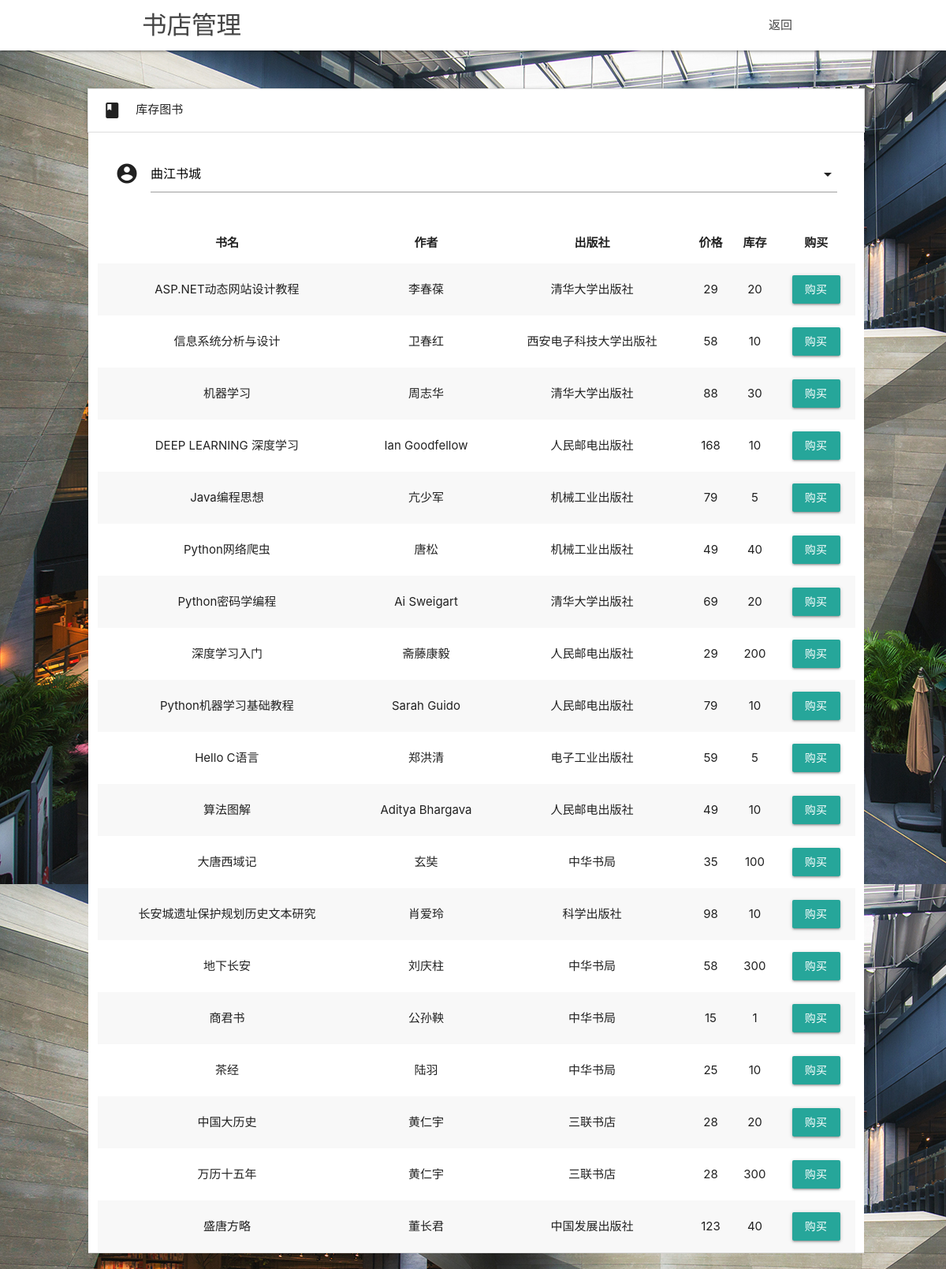
Before: /supplier/ with the older database file.
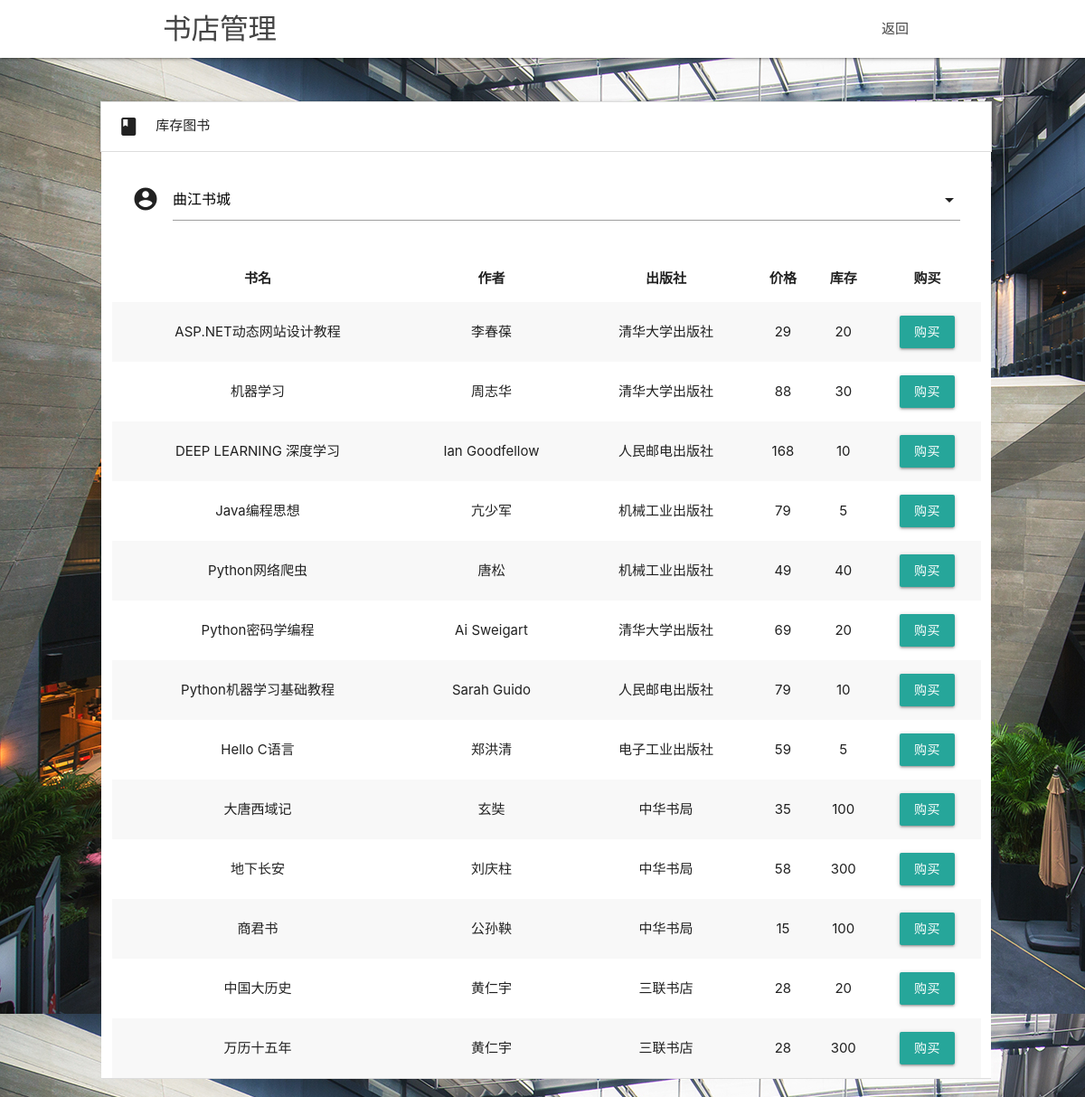
After: the same page with the newer database file.
### book/models.py (models this page shows, shortened)
class Book(models.Model):
	book_name = models.CharField(primary_key=True, max_length=30, verbose_name="书名")
	publisher = models.CharField(max_length=30, verbose_name="出版社")
	writer = models.CharField(max_length=50, verbose_name="作者")
	price = models.IntegerField(verbose_name="价格")
	number = models.IntegerField(verbose_name="数量")
	book_stack = models.ForeignKey(BookStack, verbose_name="书库", on_delete=models.CASCADE, null=True, default=None)
	class Meta:
		app_label = "book"
		verbose_name = "书"
		verbose_name_plural = verbose_name

### user/views.py (the view, shortened to what this page needs)
# urls.py: path('supplier/', SupplierView.as_view()),
class SupplierView(View):
	def get(self, request):
		books = Book.objects.filter(book_stack__stack_name='中国卖书有限公司书库')
		return adminBookStore(request, books)

### user/views.py (called while the page is built)
def adminBookStore(request, books):
	return render(request, 'supplier.html', {'books': books})

### templates/supplier.html (shortened to what this page needs)
<!DOCTYPE html>
<html lang="en">
    <head>
    <link href="/static/css/materialize.css" type="text/css" rel="stylesheet" media="screen,projection"/>
    <link href="/static/css/style.css" type="text/css" rel="stylesheet" media="screen,projection"/>
</head>
    <body background="/static/pic/backups/qujiangshucheng_bg.jpg">
    <nav class="white" role="navigation">
    <div class="nav-wrapper container">
      <a id="logo-container" class="brand-logo" href="/ ">{{ store.store_name }} 书店管理</a>
      <ul class="right hide-on-med-and-down">
        <li><a href="/ ">返回</a></li>
      </ul>
    </div>
  </nav>
  <div class="row" style="padding-top: 40px; margin-right: auto; margin-left: 100px;">
    <div class="col s12 m11">
      <ul class="collapsible">
            <li class="active">
              <div class="collapsible-header"><i class="material-icons">book</i>库存图书</div>
              <div class="collapsible-body col s12" style="background: white;">
              <form class="c" id="log_form" action="" method="post" style="background: white">
              <div class="input-field col s12">
                <div class="input-field col s12">
                    <i class="material-icons prefix">account_circle</i>
                  </div>
            </div>
                  <table class="m11 striped highlight centered background: white;">
                    <thead>
                      <tr>
                          <th>书名</th>
                          <th>作者</th>
                          <th>出版社</th>
                          <th>价格</th>
                          <th>库存</th>
                          <th>购买</th>
                      </tr>
                    </thead>
                    <tbody>
                    {% for book in books %}
                      <tr>
                        <td>{{ book.book_name }}</td>
                        <td>{{ book.writer }}</td>
                        <td>{{ book.publisher }}</td>
                        <td>{{ book.price }}</td>
                        <td>{{ book.number }}</td>
                          <td><button class="btn" onclick="buyBooks(this)">购买</button></td>
                      </tr>
                    {% endfor %}
                    </tbody>
                  </table>
              </form>
              </div>
            </li>
      </ul>
</body>
</html>

Changed rows visible on the page:
no longer on this page (row edited): Book: book_name "信息系统分析与设计", writer "卫春红", publisher "西安电子科技大学出版社", price "58", number "10"
no longer on this page (row edited): Book: book_name "深度学习入门", writer "斋藤康毅", publisher "人民邮电出版社", price "29", number "200"
no longer on this page (row edited): Book: book_name "算法图解", writer "Aditya Bhargava", publisher "人民邮电出版社", price "49", number "10"
no longer on this page (row edited): Book: book_name "长安城遗址保护规划历史文本研究", writer "肖爱玲", publisher "科学出版社", price "98", number "10"
no longer on this page (row edited): Book: book_name "茶经", writer "陆羽", publisher "中华书局", price "25", number "10"
no longer on this page (row edited): Book: book_name "盛唐方略", writer "董长君", publisher "中国发展出版社", price "123", number "40"
changed Book "商君书": number "1" → "100"
